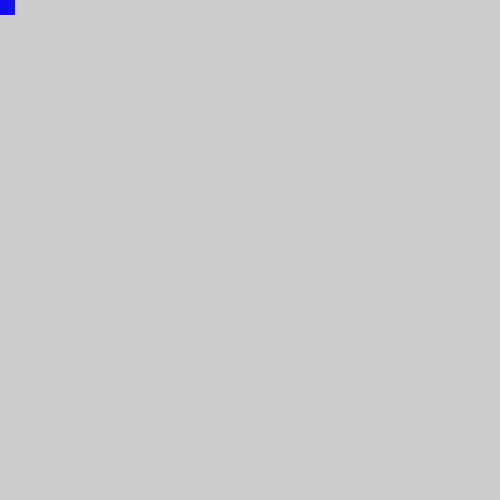
Frame 1 (no input)
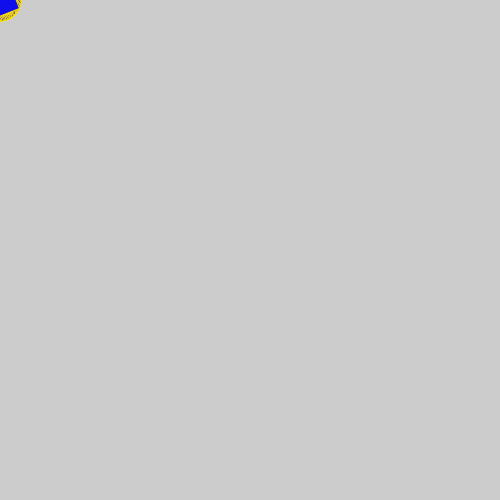
Frame 60 (the mouse pressed at the canvas centre just before this capture)
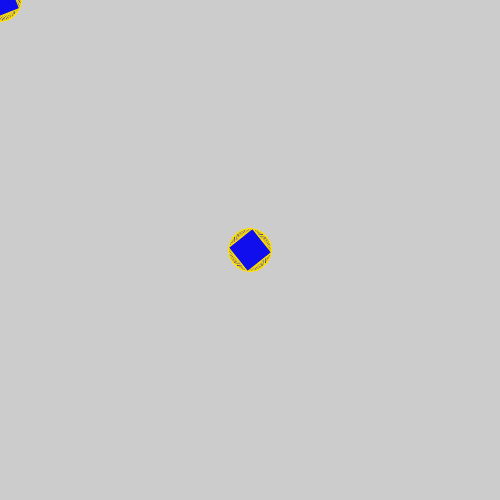
Frame 120 (the mouse held since frame 60 and released just before this capture)

The Processing sketch that drew these frames (run headless with seeded random() and noise(); from frame 60 on, the mouse is pressed at the canvas centre):

// Processing sketch: processing_98091
// ── processing_98091.pde

float angle = 0.0;

void setup() {
  size (500, 500);
  smooth();
}

void draw() {
  translate(mouseX, mouseY);
  rotate(angle);
  fill(17, 14, 237);
  stroke(255, 226, 0);
  rect(-15, -15, 30, 30);
  angle += 0.1;
}
